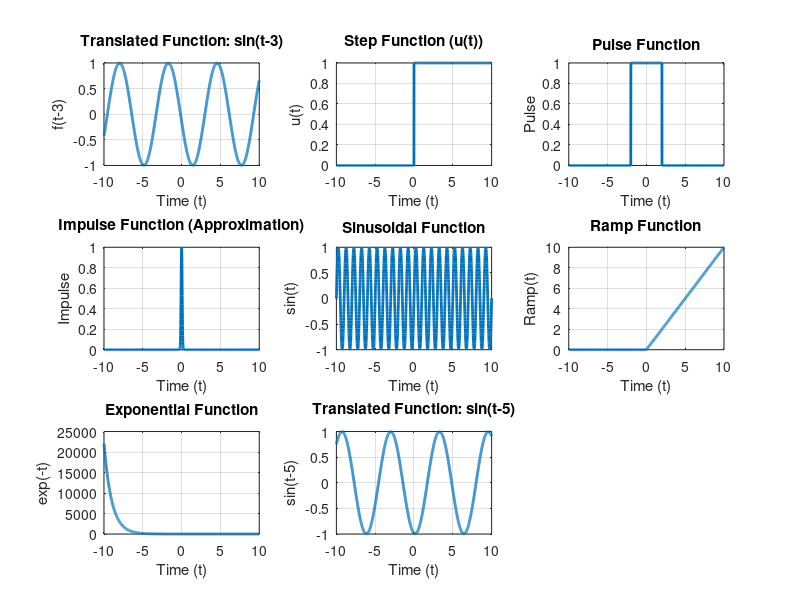

Write MATLAB code to recreate this figure. (Note: this script raises an error after producing the figure.)
% Time vector for plotting
t = -10:0.01:10;  % Time from -10 to 10 with a step of 0.01

% Step function (Heaviside function)
u = @(t) double(t >= 0);  % Heaviside function (step function)

% Pulse function (rectangular pulse, 1 between -2 and 2)
pulse = @(t) double(abs(t) <= 2);  % Pulse function between -2 and 2

% Impulse function (approximated by a very narrow Gaussian)
impulse = @(t) exp(-t.^2 / 0.01);  % Narrow Gaussian as approximation of impulse

% Sinusoidal function (sine wave)
sinusoid = @(t) sin(2*pi*t);  % Sinusoidal wave with frequency 1 Hz

% Ramp function
ramp = @(t) max(0, t);  % Ramp function (0 for t<0 and t for t>=0)

% Exponential function (e^(-t))
exp_func = @(t) exp(-t);  % Exponential decay function

% Translated function (example: f(t-3) = sin(t-3))
translated_func = @(t) sin(t - 3);  % Translated sinusoidal function by 3 units

% Create the figure
figure;

% Plot all functions in one figure with subplots

% Translated function
subplot(3, 3, 1);
plot(t, translated_func(t), 'LineWidth', 2);
title('Translated Function: sin(t-3)');
xlabel('Time (t)');
ylabel('f(t-3)');
grid on;

% Step function
subplot(3, 3, 2);
plot(t, u(t), 'LineWidth', 2);
title('Step Function (u(t))');
xlabel('Time (t)');
ylabel('u(t)');
grid on;

% Pulse function
subplot(3, 3, 3);
plot(t, pulse(t), 'LineWidth', 2);
title('Pulse Function');
xlabel('Time (t)');
ylabel('Pulse');
grid on;

% Impulse function (approximated by a narrow Gaussian)
subplot(3, 3, 4);
plot(t, impulse(t), 'LineWidth', 2);
title('Impulse Function (Approximation)');
xlabel('Time (t)');
ylabel('Impulse');
grid on;

% Sinusoidal function
subplot(3, 3, 5);
plot(t, sinusoid(t), 'LineWidth', 2);
title('Sinusoidal Function');
xlabel('Time (t)');
ylabel('sin(t)');
grid on;

% Ramp function
subplot(3, 3, 6);
plot(t, ramp(t), 'LineWidth', 2);
title('Ramp Function');
xlabel('Time (t)');
ylabel('Ramp(t)');
grid on;

% Exponential function
subplot(3, 3, 7);
plot(t, exp_func(t), 'LineWidth', 2);
title('Exponential Function');
xlabel('Time (t)');
ylabel('exp(-t)');
grid on;

% Translated function with a shift by 5 units
subplot(3, 3, 8);
plot(t, translated_func(t - 5), 'LineWidth', 2);
title('Translated Function: sin(t-5)');
xlabel('Time (t)');
ylabel('sin(t-5)');
grid on;

% Adjust layout for better visualization
sgtitle('Various Functions and Their Translations');
